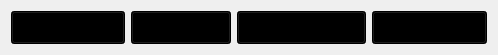
               <widget class="QWidget" name="widget_7" native="true">
                <property name="sizePolicy">
                 <sizepolicy hsizetype="Preferred" vsizetype="Expanding">
                  <horstretch>0</horstretch>
                  <verstretch>0</verstretch>
                 </sizepolicy>
                </property>
                <property name="maximumSize">
                 <size>
                  <width>16777215</width>
                  <height>55</height>
                 </size>
                </property>
                <layout class="QHBoxLayout" name="horizontalLayout_12">
                 <item>
                  <widget class="QPushButton" name="SignalOutputBtn">
                   <property name="maximumSize">
                    <size>
                     <width>16777215</width>
                     <height>55</height>
                    </size>
                   </property>
                   <property name="font">
                    <font>
                     <family>Arial</family>
                     <pointsize>12</pointsize>
                     <weight>75</weight>
                     <bold>true</bold>
                    </font>
                   </property>
                   <property name="styleSheet">
                    <string notr="true">background-color: rgb(0, 0, 0);</string>
                   </property>
                   <property name="text">
                    <string>Signal Output</string>
                   </property>
                  </widget>
                 </item>
                 <item>
                  <widget class="QPushButton" name="SignalErrorBtn">
                   <property name="maximumSize">
                    <size>
                     <width>16777215</width>
                     <height>55</height>
                    </size>
                   </property>
                   <property name="font">
                    <font>
                     <family>Arial</family>
                     <pointsize>12</pointsize>
                     <weight>75</weight>
                     <bold>true</bold>
                    </font>
                   </property>
                   <property name="styleSheet">
                    <string notr="true">background-color: rgb(0, 0, 0);</string>
                   </property>
                   <property name="text">
                    <string>Signal Error</string>
                   </property>
                  </widget>
                 </item>
                 <item>
                  <widget class="QPushButton" name="PositionOutputBtn">
                   <property name="maximumSize">
                    <size>
                     <width>16777215</width>
                     <height>55</height>
                    </size>
                   </property>
                   <property name="font">
                    <font>
                     <family>Arial</family>
                     <pointsize>12</pointsize>
                     <weight>75</weight>
                     <bold>true</bold>
                    </font>
                   </property>
                   <property name="styleSheet">
                    <string notr="true">background-color: rgb(0, 0, 0);</string>
                   </property>
                   <property name="text">
                    <string>Position Output</string>
                   </property>
                  </widget>
                 </item>
                 <item>
                  <widget class="QPushButton" name="PositionErrorBtn">
                   <property name="maximumSize">
                    <size>
                     <width>16777215</width>
                     <height>55</height>
                    </size>
                   </property>
                   <property name="font">
                    <font>
                     <family>Arial</family>
                     <pointsize>12</pointsize>
                     <weight>75</weight>
                     <bold>true</bold>
                    </font>
                   </property>
                   <property name="styleSheet">
                    <string notr="true">background-color: rgb(0, 0, 0);</string>
                   </property>
                   <property name="text">
                    <string>Position Error</string>
                   </property>
                  </widget>
                 </item>
                </layout>
               </widget>
